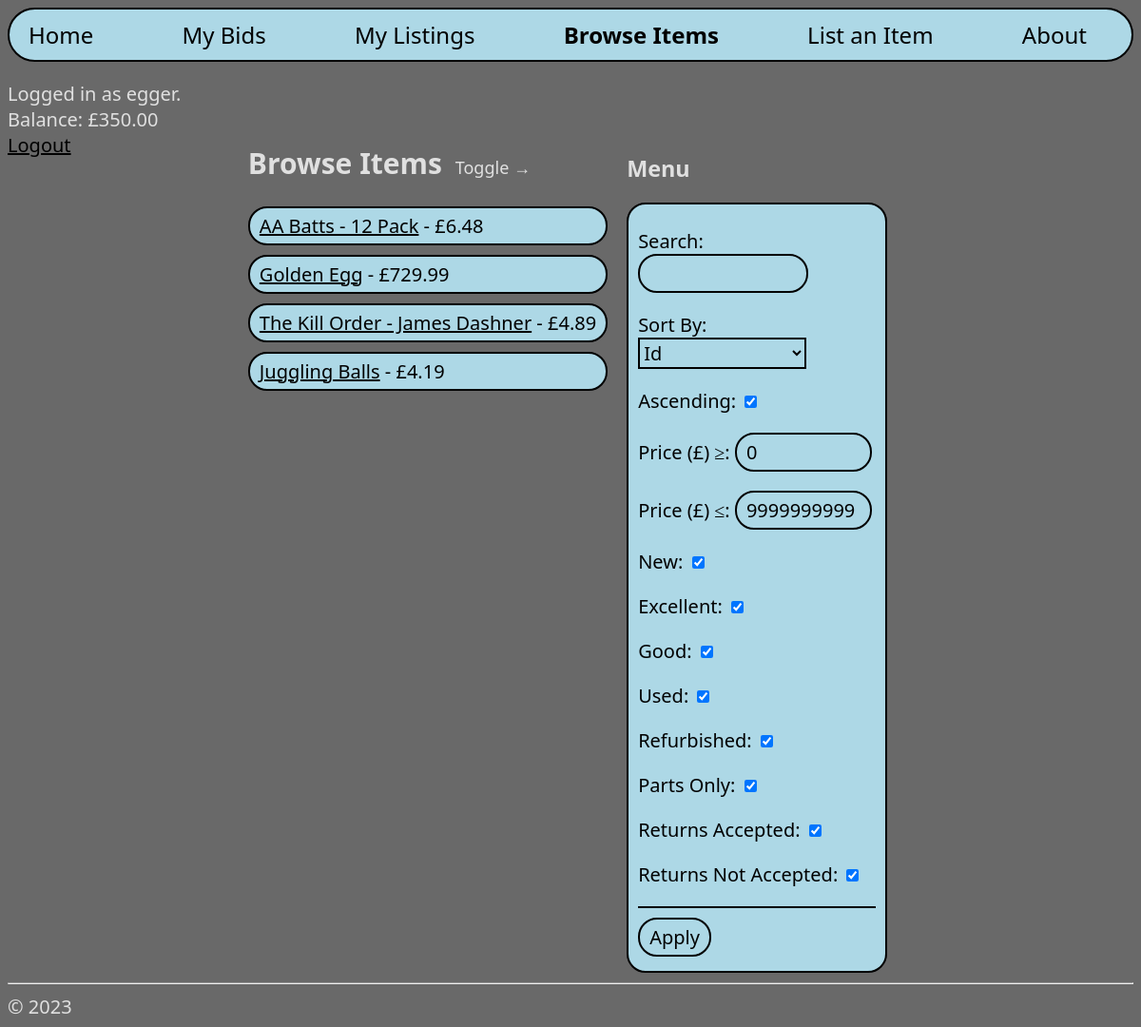
Screenshot of /browse/ (signed in) with the database file from the repository.
### hello/models.py (models this page shows, shortened)
class Items(models.Model):
    name = models.CharField(max_length=50)
    price = models.DecimalField(decimal_places=2, max_digits=10)
    postageCost = models.DecimalField(decimal_places=2, max_digits=10)
    bidIncrement = models.DecimalField(decimal_places=2, max_digits=10)
    conditionChoices = [
        ("new", "New"),
        ("excellent", "Excellent"),
        ("good", "Good"),
        ("used", "Used"),
        ("refurbished", "Refurbished"),
        ("partsOnly", "Parts Only"),
    ]
    condition = models.CharField(max_length=20, choices=conditionChoices)
    endDateTime = models.DateTimeField()
    acceptReturns = models.BooleanField(default=False)
    description = models.TextField(max_length=1000)
    numBids = models.IntegerField(default=0)
    bidders = models.CharField(max_length=999999999, default='[]')
    sold = models.BooleanField(default=False)
    buyerId = models.ForeignKey(Accounts, to_field="id", on_delete=models.DO_NOTHING, related_name="bId", blank=True, null=True)
    sellerId = models.ForeignKey(Accounts, to_field="id", on_delete=models.DO_NOTHING, related_name="sId", blank=True, null=True)
    def getBidders(self):
        return json.loads(self.bidders)
    def setBidders(self, value):
        self.bidders = json.dumps(value)
    biddersProperty = property(getBidders, setBidders)

### hello/views.py (the view)
# urls.py: path("browse/", views.browse, name="browse"),
def browse(request):
    if request.method == "POST":
        browseForm = BrowseForm(request.POST)
        if browseForm.is_valid():
            items = Items.objects.all()
            itemsToDelete = items.filter(name="test")
            for item in itemsToDelete:
                item.delete()
            conditionsFilter = ["", "", "", "", "", ""]
            for i in range(6):
                if browseForm.cleaned_data[browseForm.conditions[i]] is True:
                    conditionsFilter[i] = browseForm.conditions[i]
            filteredItems = items.filter(Q(name__icontains=browseForm.cleaned_data["search"]) &
                                         Q(price__range=(browseForm.cleaned_data["lThan"], browseForm.cleaned_data["gThan"])) &
                                         (Q(condition = conditionsFilter[0]) | Q(condition = conditionsFilter[1]) | Q(condition = conditionsFilter[2]) |
                                          Q(condition = conditionsFilter[3]) | Q(condition = conditionsFilter[4]) | Q(condition = conditionsFilter[5])) &
                                          (Q(acceptReturns = (browseForm.cleaned_data["areReturnsAccepted"] == True)) |
                                           Q(acceptReturns = (browseForm.cleaned_data["areReturnsNotAccepted"] == False))))
            if browseForm.cleaned_data["ascending"] is True:
                sortedAndFilteredItems = filteredItems.order_by(browseForm.cleaned_data["sortBy"])
            else:
                sortedAndFilteredItems = filteredItems.order_by(f"-{browseForm.cleaned_data['sortBy']}")
            context = {
                "items": sortedAndFilteredItems,
                "browseForm": browseForm,
                "username": getUsernameBalance(request)[0],
                "balance": str(getUsernameBalance(request)[1]),
                }
            return render(request, "hello/browse.html", context)
    else:
        browseForm = BrowseForm()
        items = Items.objects.all()
        context = {
            "items": items.order_by("id"),
            "browseForm": browseForm,
            "username": getUsernameBalance(request)[0],
            "balance": str(getUsernameBalance(request)[1]),
            }
        return render(request, "hello/browse.html", context)

### hello/views.py (called while the page is built)
def getUsernameBalance(request):
    username = None
    balance = None
    if request.user.is_authenticated:
        username = request.user.username
        pK = request.user.pk
        balance = Accounts.objects.get(user__pk=pK).balance
    return (username, balance)

### hello/templates/hello/browse.html (shortened to what this page needs)
{% extends "hello/layout.html" %}
{% block loggedInAs %}
    {% if username %}
    <p style="color: rgb(224, 224, 224)">
        Logged in as {{username}}.
        <br>
        Balance: £{{balance}}
        <br>
        <a href="{% url 'logout' %}">Logout</a>
    </p>
    {% else %}
    <p style="color: rgb(224, 224, 224)">
        You are not logged in.
        <br>
        <a href="{% url 'login' %}">Login</a>
    </p>
    {% endif %}
{% endblock %}
{% block content %}
<div style="max-width: 800px; margin-top: -60px;">
  <h2>
    Browse Items <button id="collapse" style="color: rgb(224, 224, 224); background-color: dimgray; font-size: 18px; border: 0px;">Toggle →</button>
  </h2>
  {% for item in items %}
  <li class="borderli" style="max-width: 800px;">
    <a href="{% url 'itemDetail' pk=item.pk %}">{{item.name}}</a> - £{{item.price}}
  </li>
  {% empty %}
    <p style="color: rgb(224, 224, 224)">No items found.</p>
  {% endfor %}
</div>
<div id="sortAndFilterByMenu" class="rightContainer" style="width: 280px; margin-top: -60px;">
  <h3 style="margin: 35px 0px 20px 0px;">Menu</h3>
  <form method="POST" class="sortAndFilterByMenu">
    {{browseForm.as_p}}
    <hr color="black">
    <button type="submit" style="margin-bottom: 10px;">Apply</button>
  </form>
</div>
{% endblock %}

### hello/static/hello/site.css (style rules this page uses)
* { font-family: "Segoe UI"; color: black; }
.rightContainer { float: left; margin-left: 20px; }
h2 { color: rgb(224, 224, 224); }
h3 { color:rgb(224, 224, 224); }
.borderli { border: 2px solid black; border-radius: 20px; padding: 5px 10px; background-color: lightblue; font-size: 20px; margin-bottom: 10px; list-style-type: none; }
body { background: dimgray; font-size: 20px; }
input { border: 2px solid black; border-radius: 20px; padding: 5px 10px; background-color: lightblue; font-size: 20px; }
button[type="submit"] { border: 2px solid black; border-radius: 20px; padding: 5px 10px; background-color: lightblue; font-size: 20px; }
.sortAndFilterByMenu { border: 2px solid black; border-radius: 20px; padding: 5px 10px; background-color: lightblue; font-size: 20px; width: 250px; }

### rows the page displays
Items: name "AA Batts - 12 Pack", price "6.48"
Items: name "Golden Egg", price "729.99"
Items: name "The Kill Order - James Dashner", price "4.89"
Items: name "Juggling Balls", price "4.19"

### other values shown
{{ username }} "egger"
{{ balance }} "350.00"
